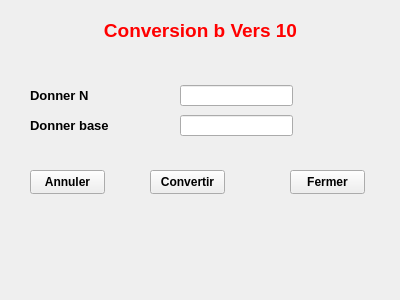
<?xml version="1.0" encoding="UTF-8"?>
<ui version="4.0">
 <class>Form</class>
 <widget class="QWidget" name="Form">
  <property name="geometry">
   <rect>
    <x>0</x>
    <y>0</y>
    <width>400</width>
    <height>300</height>
   </rect>
  </property>
  <property name="windowTitle">
   <string>Conversion</string>
  </property>
  <widget class="QLabel" name="label">
   <property name="geometry">
    <rect>
     <x>10</x>
     <y>10</y>
     <width>381</width>
     <height>41</height>
    </rect>
   </property>
   <property name="font">
    <font>
     <pointsize>14</pointsize>
     <bold>true</bold>
    </font>
   </property>
   <property name="text">
    <string>&lt;html&gt;&lt;head/&gt;&lt;body&gt;&lt;p&gt;&lt;span style=&quot; color:#ff0000;&quot;&gt;Conversion b Vers 10&lt;/span&gt;&lt;/p&gt;&lt;/body&gt;&lt;/html&gt;</string>
   </property>
   <property name="alignment">
    <set>Qt::AlignCenter</set>
   </property>
  </widget>
  <widget class="QLabel" name="label_2">
   <property name="geometry">
    <rect>
     <x>30</x>
     <y>80</y>
     <width>121</width>
     <height>30</height>
    </rect>
   </property>
   <property name="font">
    <font>
     <pointsize>10</pointsize>
     <bold>true</bold>
    </font>
   </property>
   <property name="text">
    <string>Donner N</string>
   </property>
  </widget>
  <widget class="QLabel" name="label_3">
   <property name="geometry">
    <rect>
     <x>30</x>
     <y>110</y>
     <width>121</width>
     <height>30</height>
    </rect>
   </property>
   <property name="font">
    <font>
     <pointsize>10</pointsize>
     <bold>true</bold>
    </font>
   </property>
   <property name="text">
    <string>Donner base</string>
   </property>
  </widget>
  <widget class="QLineEdit" name="NInput">
   <property name="geometry">
    <rect>
     <x>180</x>
     <y>85</y>
     <width>113</width>
     <height>21</height>
    </rect>
   </property>
  </widget>
  <widget class="QLineEdit" name="BaseInput">
   <property name="geometry">
    <rect>
     <x>180</x>
     <y>115</y>
     <width>113</width>
     <height>21</height>
    </rect>
   </property>
  </widget>
  <widget class="QLabel" name="msg">
   <property name="geometry">
    <rect>
     <x>15</x>
     <y>230</y>
     <width>371</width>
     <height>41</height>
    </rect>
   </property>
   <property name="font">
    <font>
     <pointsize>12</pointsize>
    </font>
   </property>
   <property name="text">
    <string/>
   </property>
   <property name="alignment">
    <set>Qt::AlignCenter</set>
   </property>
  </widget>
  <widget class="QPushButton" name="AnnulerBtn">
   <property name="geometry">
    <rect>
     <x>30</x>
     <y>170</y>
     <width>75</width>
     <height>24</height>
    </rect>
   </property>
   <property name="font">
    <font>
     <bold>true</bold>
    </font>
   </property>
   <property name="text">
    <string>Annuler</string>
   </property>
  </widget>
  <widget class="QPushButton" name="ConvertirBtn">
   <property name="geometry">
    <rect>
     <x>150</x>
     <y>170</y>
     <width>75</width>
     <height>24</height>
    </rect>
   </property>
   <property name="font">
    <font>
     <bold>true</bold>
    </font>
   </property>
   <property name="text">
    <string>Convertir</string>
   </property>
  </widget>
  <widget class="QPushButton" name="FermerBtn">
   <property name="geometry">
    <rect>
     <x>290</x>
     <y>170</y>
     <width>75</width>
     <height>24</height>
    </rect>
   </property>
   <property name="font">
    <font>
     <bold>true</bold>
    </font>
   </property>
   <property name="text">
    <string>Fermer</string>
   </property>
  </widget>
 </widget>
 <resources/>
 <connections/>
</ui>
